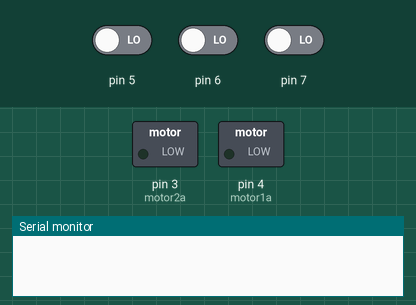
Simulated run of this sketch. Board: Arduino Uno, built with avr-gcc and run on an emulated ATmega328P. Parts: switched loads named in the sketch (green lamp = pin HIGH), the last lines printed to the serial monitor. Dashed ring = blinking. The inputs (shaded band) are chosen by the test bench; at power-on: pin 6 LOW, pin 5 LOW, pin 7 LOW.

Above: at 1.2 s.
1.3 s: pin 6 driven HIGH
At 1.9 s:
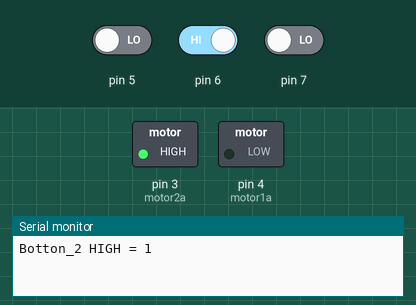
4.3 s: pin 5 driven HIGH
At 4.9 s:
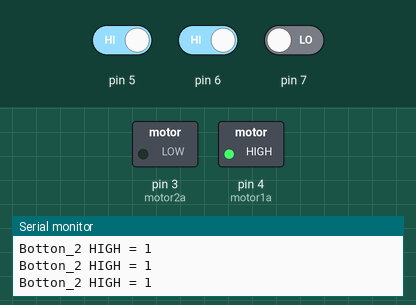
7.3 s: pin 7 driven HIGH
9.5 s: pin 6 driven LOW
Timing chart, 0 to 12.3 s (numbered marks = the images above; inputs shaded):
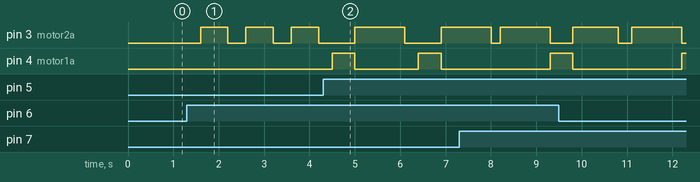

Measured:
- after the input at 1.3 s, pin 3 (motor2a): alternates HIGH for 0.60 s and LOW for 0.40 s, starting after 0.30 s
- after the input at 4.3 s, pin 4 (motor1a): alternates HIGH for 0.50 s and LOW for 1.4 s, starting after 0.20 s

The sketch:

Botton_1.ino
```cpp
const int motor1a = 4;
const int motor2a = 3;
int Botton_1;
int Botton_2;
int Botton_3;

void setup() {
  Serial.begin(9600);
  pinMode(5,INPUT);
  pinMode(6,INPUT);
  pinMode(7,INPUT);
  pinMode(motor1a,OUTPUT);
  pinMode(motor2a,OUTPUT);

}
 int i=1;
 int n=1;
 int t=1;
void loop() {
  Botton_1 = digitalRead(5);
  Botton_2 = digitalRead(6);
  Botton_3 = digitalRead(7);
  delay(100);

  if(Botton_1 == HIGH){
    if(i==2&&Botton_1 == HIGH){
        digitalWrite(motor1a,LOW);
        digitalWrite(motor2a,LOW);
        delay(100);
        i=1;
        }else  if(i == 1  ||  i==2){
        digitalWrite(motor1a,HIGH);
        digitalWrite(motor2a,LOW);
        delay(500);
        digitalWrite(motor1a,LOW);
        digitalWrite(motor2a,HIGH);
        delay(500);
        i=2;
      }
  }else if(Botton_1 == LOW&&i==1){
    digitalWrite(motor1a,LOW);
        digitalWrite(motor2a,LOW);
    delay(100);
    }else if(Botton_1 == LOW&&i==2){
    digitalWrite(motor1a,HIGH);
        digitalWrite(motor2a,LOW);
        delay(500);
        digitalWrite(motor1a,LOW);
        digitalWrite(motor2a,HIGH);
        delay(500);
    }


   if(Botton_2 == HIGH){
    if(n==2&&Botton_2 == HIGH){
        digitalWrite(motor1a,LOW);
        digitalWrite(motor2a,LOW);
        delay(100);
        n=1;
        }else  if(n == 1  ||  n==2){
        Serial.print("Botton_2 HIGH = ");
        Serial.println(Botton_2);
        digitalWrite(motor1a,HIGH);
        digitalWrite(motor2a,LOW);
        digitalWrite(motor1a,LOW);
        digitalWrite(motor2a,HIGH);
        delay(500);
        n=2;
      }
  }
    if(Botton_3 == HIGH){
    if(t==2&&Botton_3 == HIGH){
        digitalWrite(motor1a,LOW);
        digitalWrite(motor2a,LOW);
        delay(100);
        t=1;
        }else  if(t == 1  ||  t==2){
        Serial.print("Botton_3 HIGH = ");
        Serial.println(Botton_3);
        digitalWrite(motor1a,HIGH);
        digitalWrite(motor2a,LOW);
        digitalWrite(motor1a,LOW);
        digitalWrite(motor2a,HIGH);
        delay(1000);
        t=2;
      }
     }
}
```
